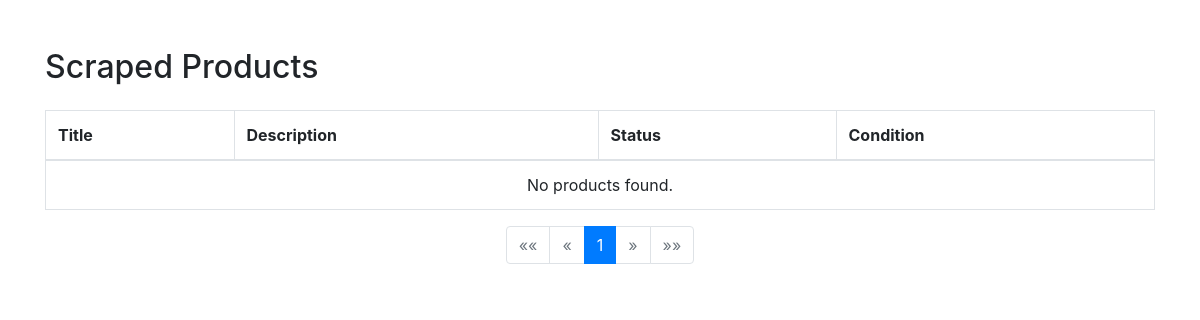
The app's page /results/?page=2, older data.
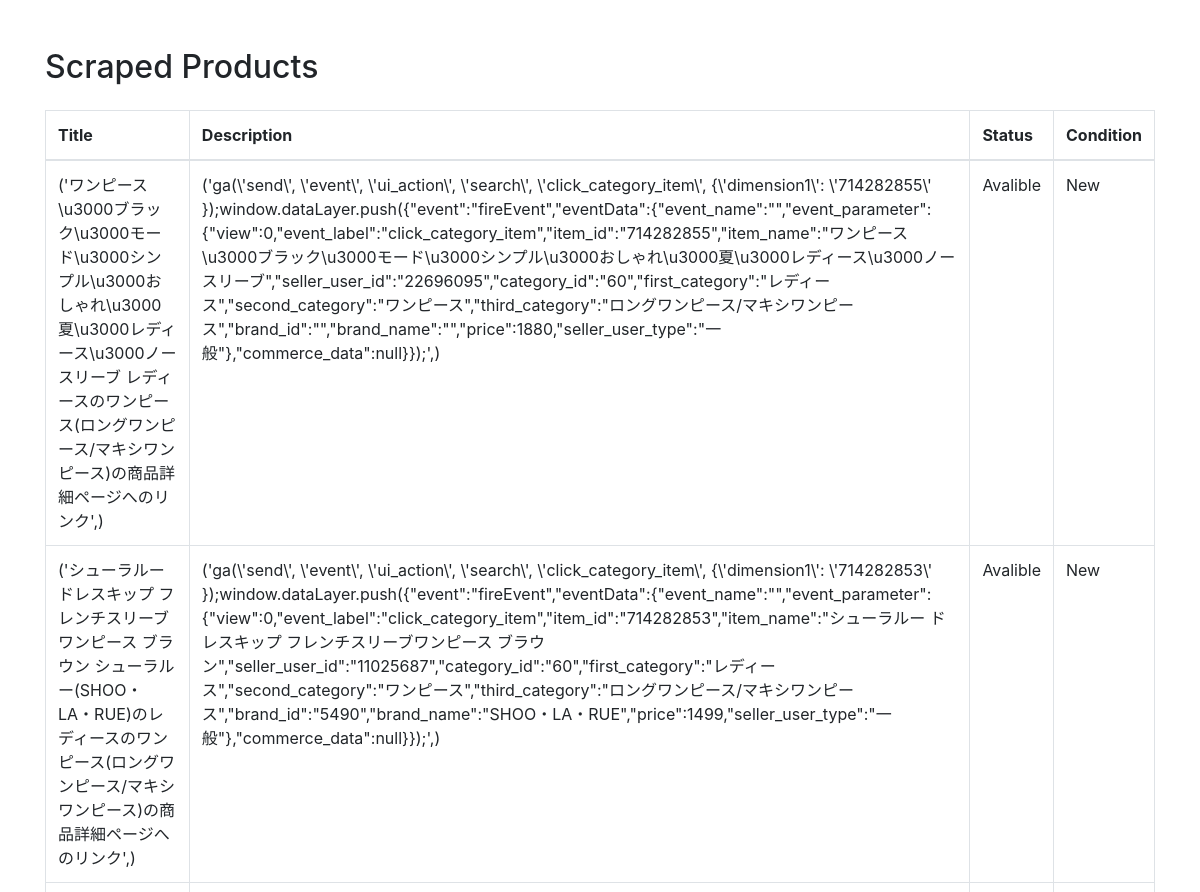
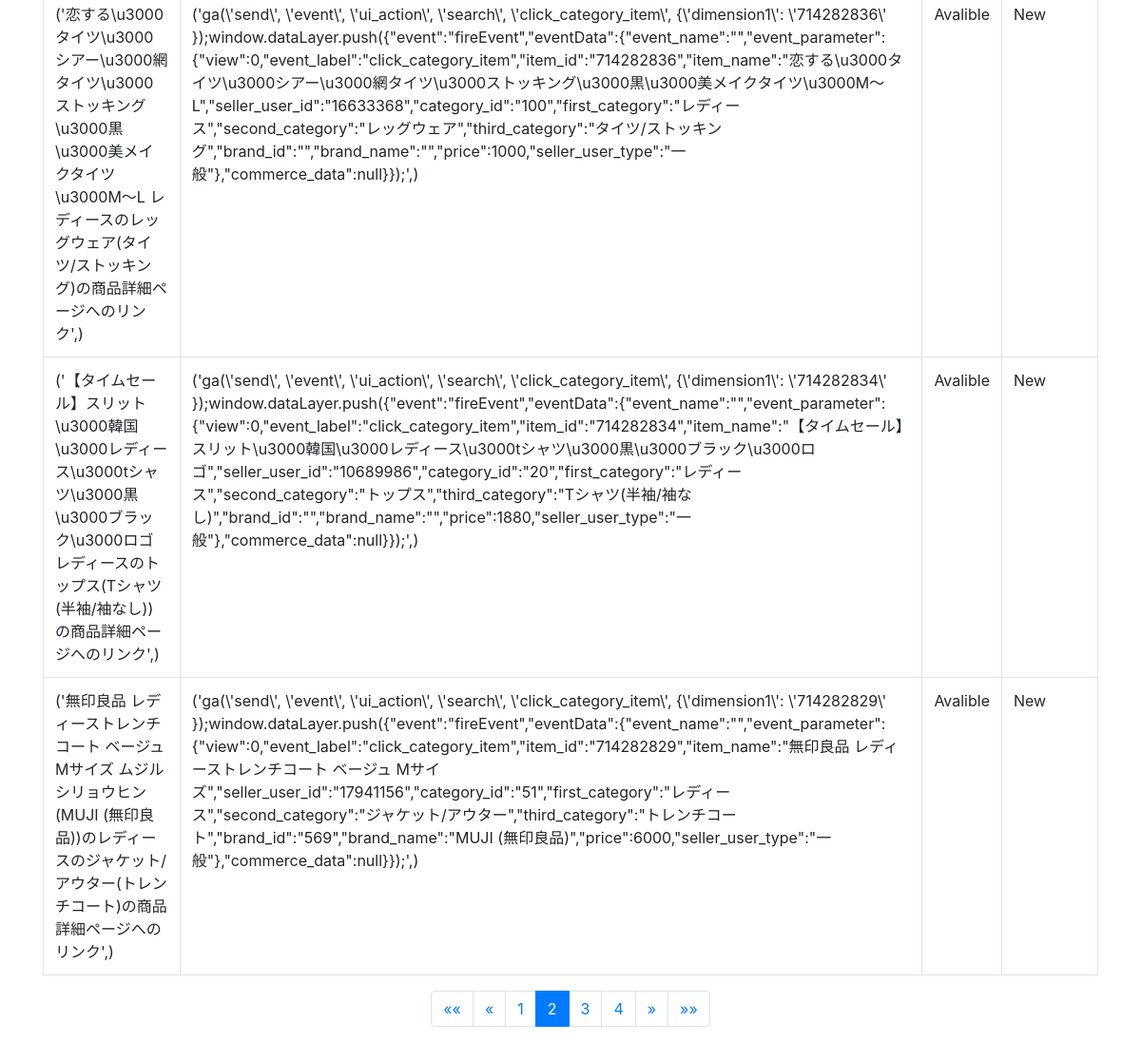
The same page, newer data (2 pictures, top to bottom).
### rakuma_scraper/models.py (models this page shows)
class product(models.Model):
    title=models.CharField(max_length=100)
    description=models.TextField()
    status=models.CharField( max_length=50)
    condition=models.CharField(max_length=50)

### rakuma_scraper/views.py (the view)
# urls.py: path('results/',views.display)
def display(request):
    products=product.objects.all()
    paginator = Paginator(products, 5)
    page_number = request.GET.get('page')
    page_obj = paginator.get_page(page_number)
    return render(request,'results.html',{'page_obj':page_obj})

### rakuma_scraper/templates/results.html (shortened to what this page needs)
<!DOCTYPE html>
<html lang="en">
<head>
    <link rel="stylesheet" href="https://maxcdn.bootstrapcdn.com/bootstrap/4.5.2/css/bootstrap.min.css">
</head>
<body>
    <div class="container mt-5">
        <h2 class="mb-4">Scraped Products</h2>
        <table class="table table-bordered table-hover">
            <thead>
                <tr>
                    <th>Title</th>
                    <th>Description</th>
                    <th>Status</th>
                    <th>Condition</th>
                </tr>
            </thead>
            <tbody>
                {% for product in page_obj %}
                <tr>
                    <td>{{ product.title }}</td>
                    <td>{{ product.description }}</td>
                    <td>{{ product.status }}</td>
                    <td>{{ product.condition }}</td>
                </tr>
                {% empty %}
                <tr>
                    <td colspan="4" class="text-center">No products found.</td>
                </tr>
                {% endfor %}
            </tbody>
        </table>
        <nav aria-label="Page navigation">
            <ul class="pagination justify-content-center">
                {% if page_obj.has_previous %}
                    <li class="page-item">
                        <a class="page-link" href="?page=1" aria-label="First">
                            <span aria-hidden="true">&laquo;&laquo;</span>
                        </a>
                    </li>
                    <li class="page-item">
                        <a class="page-link" href="?page={{ page_obj.previous_page_number }}" aria-label="Previous">
                            <span aria-hidden="true">&laquo;</span>
                        </a>
                    </li>
                {% else %}
                    <li class="page-item disabled">
                        <span class="page-link">&laquo;&laquo;</span>
                    </li>
                    <li class="page-item disabled">
                        <span class="page-link">&laquo;</span>
                    </li>
                {% endif %}
                {% for num in page_obj.paginator.page_range %}
                    {% if page_obj.number == num %}
                        <li class="page-item active"><span class="page-link">{{ num }}</span></li>
                    {% elif num > page_obj.number|add:-3 and num < page_obj.number|add:3 %}
                        <li class="page-item"><a class="page-link" href="?page={{ num }}">{{ num }}</a></li>
                    {% endif %}
                {% endfor %}
                {% if page_obj.has_next %}
                    <li class="page-item">
                        <a class="page-link" href="?page={{ page_obj.next_page_number }}" aria-label="Next">
                            <span aria-hidden="true">&raquo;</span>
                        </a>
                    </li>
                    <li class="page-item">
                        <a class="page-link" href="?page={{ page_obj.paginator.num_pages }}" aria-label="Last">
                            <span aria-hidden="true">&raquo;&raquo;</span>
                        </a>
                    </li>
                {% else %}
                    <li class="page-item disabled">
                        <span class="page-link">&raquo;</span>
                    </li>
                    <li class="page-item disabled">
                        <span class="page-link">&raquo;&raquo;</span>
                    </li>
                {% endif %}
            </ul>
        </nav>
    </div>
</body>
</html>

Row changes from the older to the newer data that the page shows:
added product: title "('ワンピース\\u3000ブラック\\u3000モード\\u3000シンプル\\u3000おしゃれ\\u3000夏\\u3000レディース\\u3000ノースリーブ レディースのワンピース(ロングワンピース/マキシワンピース)の商品詳細ページへのリンク',)", description "('ga(\\'send\\', \\'event\\', \\'ui_action\\', \\'search\\', \\'click_category_item\\', {\\'dimension1\\': \\'714282855\\' });window.dataLayer.push({\"event\":\"fireEvent\",\"eventData\":{\"event_name\":\"\",\"event_parameter\":{\"view\":0,\"event_label\":\"click_category_item\",\"item_id\":\"714282855\",\"item_name\":\"ワンピース\\u3000ブラック\\u3000モード\\u3000シンプル\\u3000おしゃれ\\u3000夏\\u3000レディース\\u3000ノースリーブ\",\"seller_user_id\":\"22696095\",\"category_id\":\"60\",\"first_category\":\"レディース\",\"second_category\":\"ワンピース\",\"third_category\":\"ロングワンピース/マキシワンピース\",\"brand_id\":\"\",\"brand_name\":\"\",\"price\":1880,\"seller_user_type\":\"一般\"},\"commerce_data\":null}});',)", status "Avalible", condition "New"
added product: title "('シューラルー ドレスキップ フレンチスリーブワンピース ブラウン シューラルー(SHOO・LA・RUE)のレディースのワンピース(ロングワンピース/マキシワンピース)の商品詳細ページへのリンク',)", description "('ga(\\'send\\', \\'event\\', \\'ui_action\\', \\'search\\', \\'click_category_item\\', {\\'dimension1\\': \\'714282853\\' });window.dataLayer.push({\"event\":\"fireEvent\",\"eventData\":{\"event_name\":\"\",\"event_parameter\":{\"view\":0,\"event_label\":\"click_category_item\",\"item_id\":\"714282853\",\"item_name\":\"シューラルー ドレスキップ フレンチスリーブワンピース ブラウン\",\"seller_user_id\":\"11025687\",\"category_id\":\"60\",\"first_category\":\"レディース\",\"second_category\":\"ワンピース\",\"third_category\":\"ロングワンピース/マキシワンピース\",\"brand_id\":\"5490\",\"brand_name\":\"SHOO・LA・RUE\",\"price\":1499,\"seller_user_type\":\"一般\"},\"commerce_data\":null}});',)", status "Avalible", condition "New"
added product: title "('恋する\\u3000タイツ\\u3000シアー\\u3000網タイツ\\u3000ストッキング\\u3000黒\\u3000美メイクタイツ\\u3000М〜L レディースのレッグウェア(タイツ/ストッキング)の商品詳細ページへのリンク',)", description "('ga(\\'send\\', \\'event\\', \\'ui_action\\', \\'search\\', \\'click_category_item\\', {\\'dimension1\\': \\'714282836\\' });window.dataLayer.push({\"event\":\"fireEvent\",\"eventData\":{\"event_name\":\"\",\"event_parameter\":{\"view\":0,\"event_label\":\"click_category_item\",\"item_id\":\"714282836\",\"item_name\":\"恋する\\u3000タイツ\\u3000シアー\\u3000網タイツ\\u3000ストッキング\\u3000黒\\u3000美メイクタイツ\\u3000М〜L\",\"seller_user_id\":\"16633368\",\"category_id\":\"100\",\"first_category\":\"レディース\",\"second_category\":\"レッグウェア\",\"third_category\":\"タイツ/ストッキング\",\"brand_id\":\"\",\"brand_name\":\"\",\"price\":1000,\"seller_user_type\":\"一般\"},\"commerce_data\":null}});',)", status "Avalible", condition "New"
added product: title "('【タイムセール】スリット\\u3000韓国\\u3000レディース\\u3000tシャツ\\u3000黒\\u3000ブラック\\u3000ロゴ レディースのトップス(Tシャツ(半袖/袖なし))の商品詳細ページへのリンク',)", description "('ga(\\'send\\', \\'event\\', \\'ui_action\\', \\'search\\', \\'click_category_item\\', {\\'dimension1\\': \\'714282834\\' });window.dataLayer.push({\"event\":\"fireEvent\",\"eventData\":{\"event_name\":\"\",\"event_parameter\":{\"view\":0,\"event_label\":\"click_category_item\",\"item_id\":\"714282834\",\"item_name\":\"【タイムセール】スリット\\u3000韓国\\u3000レディース\\u3000tシャツ\\u3000黒\\u3000ブラック\\u3000ロゴ\",\"seller_user_id\":\"10689986\",\"category_id\":\"20\",\"first_category\":\"レディース\",\"second_category\":\"トップス\",\"third_category\":\"Tシャツ(半袖/袖なし)\",\"brand_id\":\"\",\"brand_name\":\"\",\"price\":1880,\"seller_user_type\":\"一般\"},\"commerce_data\":null}});',)", status "Avalible", condition "New"
added product: title "('無印良品 レディーストレンチコート ベージュ Mサイズ ムジルシリョウヒン(MUJI (無印良品))のレディースのジャケット/アウター(トレンチコート)の商品詳細ページへのリンク',)", description "('ga(\\'send\\', \\'event\\', \\'ui_action\\', \\'search\\', \\'click_category_item\\', {\\'dimension1\\': \\'714282829\\' });window.dataLayer.push({\"event\":\"fireEvent\",\"eventData\":{\"event_name\":\"\",\"event_parameter\":{\"view\":0,\"event_label\":\"click_category_item\",\"item_id\":\"714282829\",\"item_name\":\"無印良品 レディーストレンチコート ベージュ Mサイズ\",\"seller_user_id\":\"17941156\",\"category_id\":\"51\",\"first_category\":\"レディース\",\"second_category\":\"ジャケット/アウター\",\"third_category\":\"トレンチコート\",\"brand_id\":\"569\",\"brand_name\":\"MUJI (無印良品)\",\"price\":6000,\"seller_user_type\":\"一般\"},\"commerce_data\":null}});',)", status "Avalible", condition "New"
Text that changed along with them:
text no longer shown: "No products found."
list line gone: "1"
new list line: "1"
new list line: "2"
new list line: "3"
new list line: "4"
